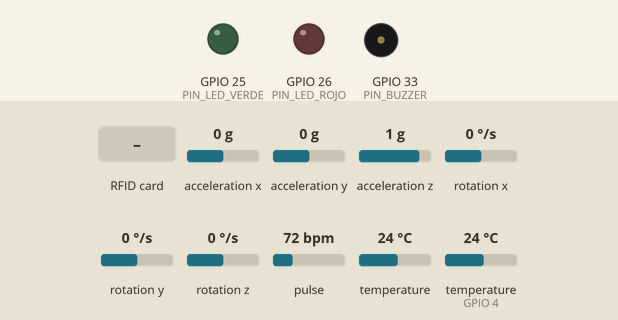
Bench run of a sketch on a simulated ESP32. Parts: output pins drawn as LEDs (lit = HIGH), buzzer (waves = sounding, pin HIGH). The test bench sets the inputs (shaded band); at power-on: acceleration z 1 g, temperature (sensor on GPIO 4) 24 °C, acceleration x 0 g, acceleration y 0 g, rotation x 0 °/s, rotation y 0 °/s, rotation z 0 °/s, pulse 72 bpm, temperature 24 °C. What the sketch prints to the serial monitor is not drawn.

Above: at 1.2 s.
1.3 s: RFID card 5E 7A 19 C4 held to the reader
At 1.51 s:
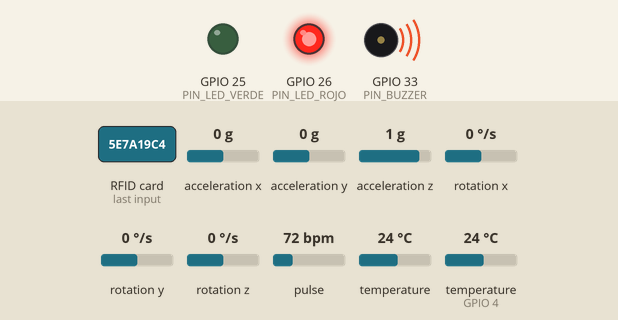
At 1.91 s:
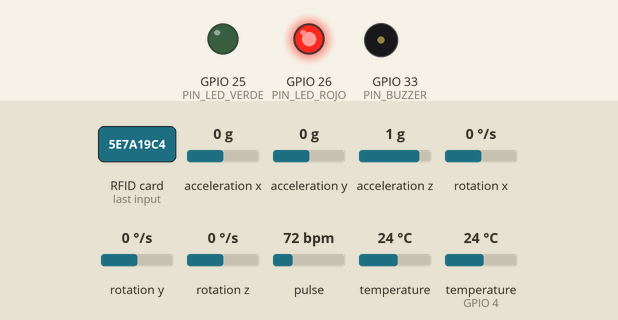
3.6 s: RFID card A3 B2 1C 04 held to the reader
At 4.2 s:
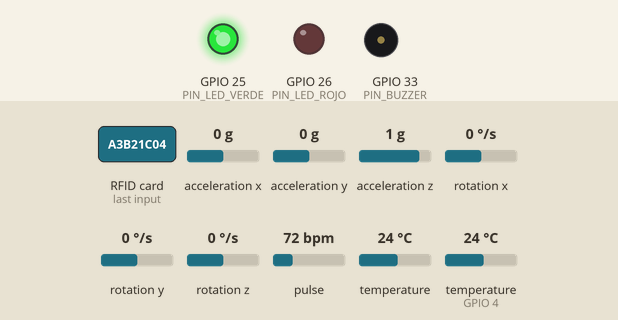
5.9 s: acceleration z set to 0.6 g
7.4 s: acceleration z set to 0.3 g
10.5 s: temperature (sensor on GPIO 4) set to 20.7 °C
12.0 s: temperature (sensor on GPIO 4) set to 19.5 °C
Timing chart, 0 to 15.0 s (numbered marks = the images above; inputs shaded):
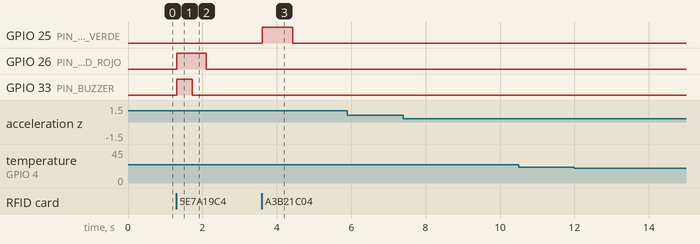

The sketch:

M_dulo4_spi_rc522.ino
```cpp
/* Módulo 4 — Se agrega el RC522 por SPI + control de acceso*/

#include <Wire.h>
#include "MAX30105.h"
#include <Adafruit_MPU6050.h>
#include <Adafruit_Sensor.h>
#include <OneWire.h>
#include <DallasTemperature.h>
#include <SPI.h>
#include <MFRC522.h>
#include <math.h>


/* 1. CONFIGURACIÓN HARDWARE*/

// ---------- Bus I2C ----------
#define PIN_SDA            21
#define PIN_SCL            22
#define FREC_I2C_HZ        100000UL
#define DIR_MAX30102       0x57
#define DIR_MPU6050        0x68

// ---------- Bus 1-Wire ----------
#define PIN_ONEWIRE         4
#define RESOLUCION_DS18B20  12
#define TIEMPO_CONVERSION_DS18B20  750UL

// ---------- Bus SPI (VSPI) / RC522 ----------
//SCK=18, MOSI=23, MISO=19 los toma la librería SPI por defecto en ESP32
#define PIN_RC522_SS        5
#define PIN_RC522_RST       27

// ---------- Actuadores ----------
#define PIN_LED_VERDE       25
#define PIN_LED_ROJO        26
#define PIN_BUZZER          33
#define T_INDICACION_MS     800    //cuánto quedan encendidos los LEDs
#define T_ALARMA_MS         400    //cuánto suena el buzzer en acceso denegado

// ---------- Períodos de muestreo, en milisegundos ----------
#define PERIODO_MAX30102     10
#define PERIODO_MPU6050      10
#define PERIODO_DIAGNOSTICO 1000
#define PERIODO_RC522       100    //cada cuánto se pregunta por una tarjeta nueva

// ---------- Política de reintento ----------
#define UMBRAL_FALLOS         5

// ---------- Rangos de validez ----------
#define IR_MINIMO_CONTACTO  50000UL
#define IR_MAXIMO           262143UL
#define ACEL_MAXIMA_G         16.0
#define ACEL_REPOSO_MIN_G      0.5
#define TEMP_MINIMA_C          20.0
#define TEMP_MAXIMA_C           45.0
#define SERIAL_BAUDIOS       115200

/*2. LISTA DE TAGS AUTORIZADOS*/

const char* TAGS_AUTORIZADOS[] = {
  "A3B21C04",
  "8F1E9D22"
};
const uint8_t CANTIDAD_TAGS_AUTORIZADOS =
    sizeof(TAGS_AUTORIZADOS) / sizeof(TAGS_AUTORIZADOS[0]);

/* 3. MODELO DE DATOS*/

enum EstadoModulo {
  NO_INICIALIZADO,
  LECTURA_OK,
  ERROR_BUS,
  FUERA_DE_RANGO,
  SIN_DATO
};
struct Medicion {
  float        valor;
  const char*  unidad;
  uint32_t     marca_tiempo;
  const char*  origen;
  bool         valida;
  EstadoModulo estado;
};
const char* nombreEstado(EstadoModulo e) {
  switch (e) {
    case NO_INICIALIZADO: return "NO_INIT";
    case LECTURA_OK:       return "OK";
    case ERROR_BUS:       return "ERROR_BUS";
    case FUERA_DE_RANGO:  return "FUERA_RANGO";
    case SIN_DATO:        return "SIN_DATO";
    default:              return "?";
  }
}

/* 4. VALIDACIÓN*/

EstadoModulo validarMAX30102(uint32_t ir) {
  if (ir == 0)                 return ERROR_BUS;
  if (ir >= IR_MAXIMO)         return FUERA_DE_RANGO;
  if (ir < IR_MINIMO_CONTACTO) return FUERA_DE_RANGO;
  return LECTURA_OK;
}
EstadoModulo validarMPU6050(float ax, float ay, float az) {
  float magnitud = sqrt(ax*ax + ay*ay + az*az);
  if (ax == 0.0 && ay == 0.0 && az == 0.0) return ERROR_BUS;
  if (magnitud > ACEL_MAXIMA_G)            return FUERA_DE_RANGO;
  if (magnitud < ACEL_REPOSO_MIN_G)        return FUERA_DE_RANGO;
  return LECTURA_OK;
}
EstadoModulo validarDS18B20(float temperatura) {
  if (temperatura <= -126.0 || fabs(temperatura - 85.0) < 0.01) return ERROR_BUS;
  if (temperatura < TEMP_MINIMA_C || temperatura > TEMP_MAXIMA_C) return FUERA_DE_RANGO;
  return LECTURA_OK;
}


/* 5. ESTADO GLOBAL*/

MAX30105          max30102;
Adafruit_MPU6050  mpu;
OneWire            busOneWire(PIN_ONEWIRE);
DallasTemperature  ds18b20(&busOneWire);
DeviceAddress      direccionDS18B20;
MFRC522            rc522(PIN_RC522_SS, PIN_RC522_RST);
Medicion medIR   = {0, "cuentas", 0, "MAX30102", false, NO_INICIALIZADO};
Medicion medAcel = {0, "g",       0, "MPU6050",  false, NO_INICIALIZADO};
Medicion medTemp = {0, "C",       0, "DS18B20",  false, NO_INICIALIZADO};
uint8_t fallosMax  = 0;
uint8_t fallosMpu  = 0;
uint8_t fallosTemp = 0;
uint32_t tMax  = 0;
uint32_t tMpu  = 0;
uint32_t tTemp = 0;
uint32_t tDiag = 0;
uint32_t tRfid = 0;
char     ultimoUID[21] = "ninguno";
EstadoModulo estadoRFID = NO_INICIALIZADO;


/*6. MÓDULOS DE LAS ETAPAS ANTERIORES*/

bool inicializarMAX30102() {
  if (!max30102.begin(Wire, I2C_SPEED_STANDARD)) { medIR.estado = ERROR_BUS; return false; }
  max30102.setup(0x1F, 4, 2, 100, 411, 4096);
  medIR.estado = SIN_DATO;
  return true;
}
void actualizarMAX30102() {
  max30102.check();
  if (!max30102.available()) {
    fallosMax++;
    if (fallosMax >= UMBRAL_FALLOS) medIR.estado = ERROR_BUS;
    return;
  }
  uint32_t ir = max30102.getFIFOIR();
  max30102.nextSample();
  EstadoModulo estado = validarMAX30102(ir);
  medIR.valor = (float)ir; medIR.marca_tiempo = millis();
  medIR.estado = estado; medIR.valida = (estado == LECTURA_OK);
  fallosMax = (estado == ERROR_BUS) ? fallosMax + 1 : 0;
}
bool inicializarMPU6050() {
  if (!mpu.begin(DIR_MPU6050, &Wire)) { medAcel.estado = ERROR_BUS; return false; }
  mpu.setAccelerometerRange(MPU6050_RANGE_16_G);
  mpu.setGyroRange(MPU6050_RANGE_2000_DEG);
  mpu.setFilterBandwidth(MPU6050_BAND_44_HZ);
  medAcel.estado = SIN_DATO;
  return true;
}
void actualizarMPU6050() {
  sensors_event_t a, g, temp;
  if (!mpu.getEvent(&a, &g, &temp)) {
    fallosMpu++;
    if (fallosMpu >= UMBRAL_FALLOS) medAcel.estado = ERROR_BUS;
    return;
  }
  const float G = 9.80665;
  float ax = a.acceleration.x / G, ay = a.acceleration.y / G, az = a.acceleration.z / G;
  EstadoModulo estado = validarMPU6050(ax, ay, az);
  medAcel.valor = sqrt(ax*ax + ay*ay + az*az); medAcel.marca_tiempo = millis();
  medAcel.estado = estado; medAcel.valida = (estado == LECTURA_OK);
  fallosMpu = (estado == ERROR_BUS) ? fallosMpu + 1 : 0;
}
enum EstadoDS18B20 { DS_REPOSO, DS_CONVIRTIENDO };
EstadoDS18B20 estadoDS = DS_REPOSO;
uint32_t tSolicitudDS = 0;
bool inicializarDS18B20() {
  ds18b20.begin();
  if (ds18b20.getDeviceCount() == 0) { medTemp.estado = ERROR_BUS; return false; }
  if (!ds18b20.getAddress(direccionDS18B20, 0)) { medTemp.estado = ERROR_BUS; return false; }
  ds18b20.setResolution(direccionDS18B20, RESOLUCION_DS18B20);
  ds18b20.setWaitForConversion(false);
  medTemp.estado = SIN_DATO;
  return true;
}
void actualizarDS18B20() {
  uint32_t ahora = millis();
  switch (estadoDS) {
    case DS_REPOSO:
      ds18b20.requestTemperaturesByAddress(direccionDS18B20);
      tSolicitudDS = ahora;
      estadoDS = DS_CONVIRTIENDO;
      break;
    case DS_CONVIRTIENDO:
      if (ahora - tSolicitudDS >= TIEMPO_CONVERSION_DS18B20) {
        float t = ds18b20.getTempC(direccionDS18B20);
        EstadoModulo estado = validarDS18B20(t);
        medTemp.valor = t; medTemp.marca_tiempo = ahora;
        medTemp.estado = estado; medTemp.valida = (estado == LECTURA_OK);
        fallosTemp = (estado == ERROR_BUS) ? fallosTemp + 1 : 0;
        if (fallosTemp >= UMBRAL_FALLOS) medTemp.estado = ERROR_BUS;
        estadoDS = DS_REPOSO;
      }
      break;
  }
}


/*7. MÓDULO RC522 — módulo nuevo*/

bool inicializarRC522() {
  SPI.begin();               //SCK=18, MISO=19, MOSI=23 por defecto en ESP32
  rc522.PCD_Init();

  //Verifica que el lector responda con una versión de firmware
  //válida. 0x00 y 0xFF son las lecturas típicas de "no hay lector"
  //o "cableado incorrecto" (por ejemplo RST sin conectar).
  byte version = rc522.PCD_ReadRegister(MFRC522::VersionReg);
  if (version == 0x00 || version == 0xFF) {
    estadoRFID = ERROR_BUS;
    return false;
  }
  estadoRFID = SIN_DATO;
  return true;
}

void uidATexto(MFRC522::Uid *uid, char *destino, size_t tam) {
  destino[0] = '\0';
  char byteTexto[3];
  for (byte i = 0; i < uid->size; i++) {
    snprintf(byteTexto, sizeof(byteTexto), "%02X", uid->uidByte[i]);
    strncat(destino, byteTexto, tam - strlen(destino) - 1);
  }
}
bool tagAutorizado(const char *uidTexto) {
  for (uint8_t i = 0; i < CANTIDAD_TAGS_AUTORIZADOS; i++) {
    if (strcmp(uidTexto, TAGS_AUTORIZADOS[i]) == 0) return true;
  }
  return false;
}

void concederAcceso();
void denegarAcceso();
void actualizarRC522() {

  //PICC_IsNewCardPresent() y PICC_ReadCardSerial() devuelven de
  //inmediato si no hay tarjeta: no bloquean. Solo cuando hay una
  //tarjeta nueva se entra al bloque de abajo.
  if (!rc522.PICC_IsNewCardPresent()) return;
  if (!rc522.PICC_ReadCardSerial())   return;
  uidATexto(&rc522.uid, ultimoUID, sizeof(ultimoUID));
  if (tagAutorizado(ultimoUID)) {
    estadoRFID = LECTURA_OK;
    concederAcceso();
  } else {
    estadoRFID = LECTURA_OK;   //el lector funcionó bien; el tag es el que no está autorizado
    denegarAcceso();
  }
  Serial.print("RFID UID leido: ");
  Serial.println(ultimoUID);
  //Libera la tarjeta para poder detectar la siguiente.
  rc522.PICC_HaltA();
  rc522.PCD_StopCrypto1();
}


/*8. ACTUADORES — LEDs y buzzer, sin delay()*/
bool     ledVerdeEncendido = false;
uint32_t tLedVerde = 0;
bool     ledRojoEncendido = false;
uint32_t tLedRojo = 0;
bool     buzzerEncendido = false;
uint32_t tBuzzer = 0;
void concederAcceso() {
  digitalWrite(PIN_LED_VERDE, HIGH);
  ledVerdeEncendido = true;
  tLedVerde = millis();
}
void denegarAcceso() {
  digitalWrite(PIN_LED_ROJO, HIGH);
  ledRojoEncendido = true;
  tLedRojo = millis();
  digitalWrite(PIN_BUZZER, HIGH);
  buzzerEncendido = true;
  tBuzzer = millis();
}

//Se llama en cada vuelta del loop: apaga cada salida cuando se
//cumple su tiempo, sin detener nada mientras tanto.
void actualizarActuadores() {
  uint32_t ahora = millis();

  if (ledVerdeEncendido && (ahora - tLedVerde >= T_INDICACION_MS)) {
    digitalWrite(PIN_LED_VERDE, LOW);
    ledVerdeEncendido = false;
  }
  if (ledRojoEncendido && (ahora - tLedRojo >= T_INDICACION_MS)) {
    digitalWrite(PIN_LED_ROJO, LOW);
    ledRojoEncendido = false;
  }
  if (buzzerEncendido && (ahora - tBuzzer >= T_ALARMA_MS)) {
    digitalWrite(PIN_BUZZER, LOW);
    buzzerEncendido = false;
  }
}


/*9. DIAGNÓSTICO*/

void imprimirDiagnostico() {
  Serial.print("[t="); Serial.print(millis()); Serial.print(" ms] ");
  Serial.print("MAX30102: "); Serial.print(nombreEstado(medIR.estado));
  Serial.print("  IR="); Serial.print(medIR.valor, 0);
  Serial.print("  | MPU6050: "); Serial.print(nombreEstado(medAcel.estado));
  Serial.print("  |a|="); Serial.print(medAcel.valor, 2); Serial.print(" g");
  Serial.print("  | DS18B20: "); Serial.print(nombreEstado(medTemp.estado));
  Serial.print("  T="); Serial.print(medTemp.valor, 1); Serial.print(" C");
  Serial.print("  | RFID: "); Serial.print(nombreEstado(estadoRFID));
  Serial.print("  ultimo="); Serial.println(ultimoUID);
}


/*10. SETUP*/

void setup() {
  Serial.begin(SERIAL_BAUDIOS);
  pinMode(PIN_LED_VERDE, OUTPUT);
  pinMode(PIN_LED_ROJO,  OUTPUT);
  pinMode(PIN_BUZZER,    OUTPUT);
  digitalWrite(PIN_LED_VERDE, LOW);
  digitalWrite(PIN_LED_ROJO,  LOW);
  digitalWrite(PIN_BUZZER,    LOW);
  Wire.begin(PIN_SDA, PIN_SCL, FREC_I2C_HZ);
  Serial.println();
  Serial.println("=== ETAPA 4: + RC522 por SPI y control de acceso ===");
  Serial.print("MAX30102: "); Serial.println(inicializarMAX30102() ? "inicializado" : "NO responde");
  Serial.print("MPU6050 : "); Serial.println(inicializarMPU6050()  ? "inicializado" : "NO responde");
  Serial.print("DS18B20 : "); Serial.println(inicializarDS18B20()  ? "inicializado" : "NO responde");
  Serial.print("RC522   : "); Serial.println(inicializarRC522()    ? "inicializado" : "NO responde");
  Serial.println("-----------------------------------------------------");
  Serial.println("Acerca un tag para ver su UID en consola.");
}


/* 11. LOOP — planificador no bloqueante*/

void loop() {
  uint32_t ahora = millis();
  if (ahora - tMax >= PERIODO_MAX30102) {
    tMax = ahora;
    actualizarMAX30102();
  }
  if (ahora - tMpu >= PERIODO_MPU6050) {
    tMpu = ahora;
    actualizarMPU6050();
  }
  actualizarDS18B20();   // su propia máquina de estados regula el tiempo
  if (ahora - tRfid >= PERIODO_RC522) {
    tRfid = ahora;
    actualizarRC522();
  }
  actualizarActuadores();   // debe revisarse en cada vuelta, no con período fijo
  if (ahora - tDiag >= PERIODO_DIAGNOSTICO) {
    tDiag = ahora;
    imprimirDiagnostico();
  }
}
```

Measured:
- after the input at 1.3 s, GPIO 26 (PIN_LED_ROJO): LOW → HIGH at once, → LOW 0.80 s later; GPIO 33 (PIN_BUZZER): LOW → HIGH at once, → LOW 0.43 s later
- after the input at 3.6 s, GPIO 25 (PIN_LED_VERDE): LOW → HIGH at once, → LOW 0.82 s later
- after the input at 5.9 s, every drawn part: stays the same
- after the input at 7.4 s, every drawn part: stays the same
- after the input at 10.5 s, every drawn part: stays the same
- after the input at 12.0 s, every drawn part: stays the same
